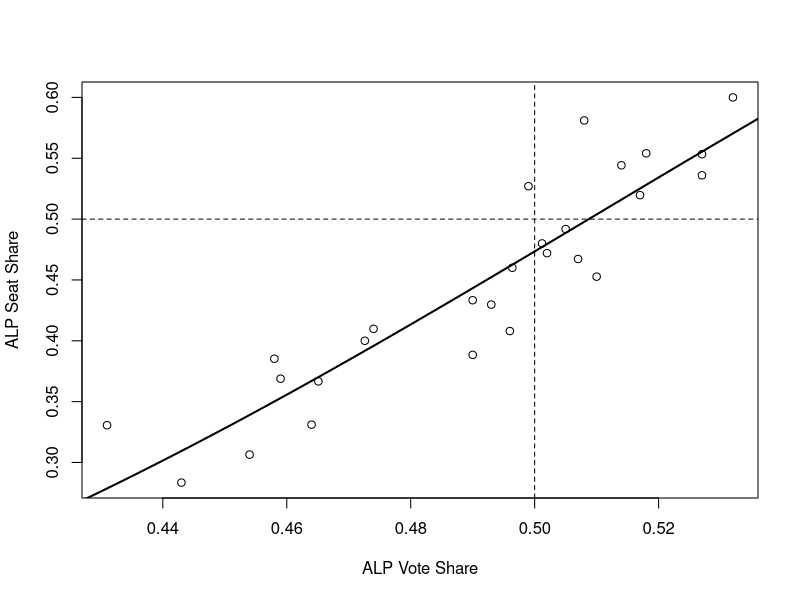

Write the R code that produced this figure.
library(pscl)


### Name: AustralianElections
### Title: elections to Australian House of Representatives, 1949-2016
### Aliases: AustralianElections
### Keywords: datasets

### ** Examples

data(AustralianElections)
attach(AustralianElections)
alpSeatShare <- ALPSeats/Seats
alpVoteShare <- ALP2PP/100

## log-odds transforms
x <- log(alpVoteShare/(1-alpVoteShare))
y <- log(alpSeatShare/(1-alpSeatShare))

ols <- lm(y~x)   ## Tufte-style seats-votes regression

xseq <- seq(-4.5,4.5,length=500)
yhat <- coef(ols)[1] + coef(ols)[2]*xseq
yhat <- exp(yhat)/(1+exp(yhat))
xseq <- exp(xseq)/(1+exp(xseq))

## seats vote curve
plot(x=alpVoteShare,
     y=alpSeatShare,
     xlab="ALP Vote Share",
     ylab="ALP Seat Share")
lines(xseq,yhat,lwd=2)
abline(h=.5,lty=2)
abline(v=.5,lty=2)
